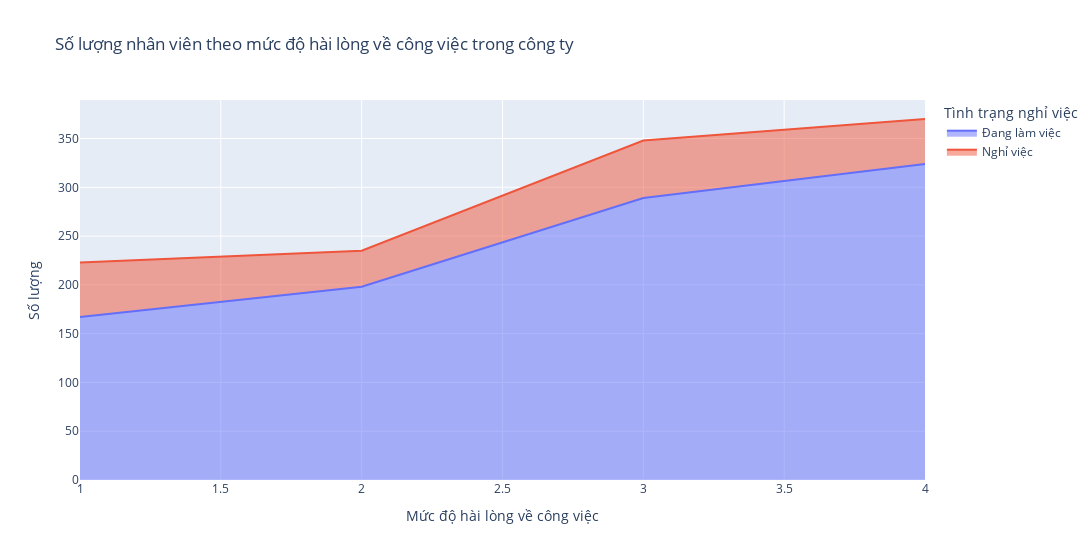

Notebook code for this chart:
### Code cell
jsats_att=df.groupby(['JobSatisfaction','Attrition']).apply(lambda x:x['DailyRate'].count()).reset_index(name='Counts')
fig=px.area(jsats_att,x='JobSatisfaction',y='Counts',color='Attrition',labels={"JobSatisfaction":"Mức độ hài lòng về công việc","Counts":"Số lượng","Attrition":"Tình trạng nghỉ việc"},width=1200,title='Số lượng nhân viên theo mức độ hài lòng về công việc trong công ty')
fig.for_each_trace(lambda trace: trace.update(name='Đang làm việc') if trace.name == 'No' else trace.update(name='Nghỉ việc'))
fig.show()

### Figure 1 — Plotly figure (JSON) as saved in the notebook; plotly's stock layout.template omitted (floating-point values rounded to 4 significant figures)
{"data": [{"fillpattern": {"shape": ""}, "hovertemplate": "Tình trạng nghỉ việc=No<br>Mức độ hài lòng về công việc=%{x}<br>Số lượng=%{y}<extra></extra>", "legendgroup": "No", "line": {"color": "#636efa"}, "marker": {"symbol": "circle"}, "mode": "lines", "name": "Đang làm việc", "orientation": "v", "showlegend": true, "stackgroup": "1", "type": "scatter", "x": [1, 2, 3, 4], "xaxis": "x", "y": [167, 198, 289, 324], "yaxis": "y"}, {"fillpattern": {"shape": ""}, "hovertemplate": "Tình trạng nghỉ việc=Yes<br>Mức độ hài lòng về công việc=%{x}<br>Số lượng=%{y}<extra></extra>", "legendgroup": "Yes", "line": {"color": "#EF553B"}, "marker": {"symbol": "circle"}, "mode": "lines", "name": "Nghỉ việc", "orientation": "v", "showlegend": true, "stackgroup": "1", "type": "scatter", "x": [1, 2, 3, 4], "xaxis": "x", "y": [56, 37, 59, 46], "yaxis": "y"}], "layout": {"legend": {"title": {"text": "Tình trạng nghỉ việc"}, "tracegroupgap": 0}, "title": {"text": "Số lượng nhân viên theo mức độ hài lòng về công việc trong công ty"}, "width": 1200, "xaxis": {"anchor": "y", "domain": [0, 1], "title": {"text": "Mức độ hài lòng về công việc"}}, "yaxis": {"anchor": "x", "domain": [0, 1], "title": {"text": "Số lượng"}}}}
